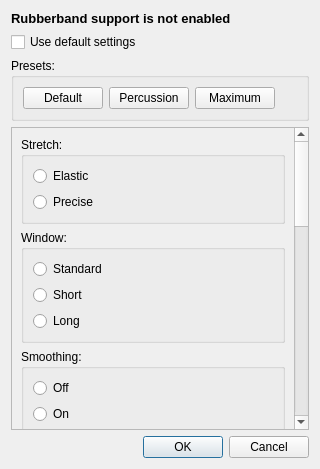
<?xml version="1.0" encoding="UTF-8"?>
<ui version="4.0">
 <class>RubberbandSettingsBase</class>
 <widget class="QDialog" name="RubberbandSettingsBase">
  <property name="geometry">
   <rect>
    <x>0</x>
    <y>0</y>
    <width>320</width>
    <height>469</height>
   </rect>
  </property>
  <property name="windowTitle">
   <string>Rubberband Settings</string>
  </property>
  <layout class="QVBoxLayout" name="verticalLayout_6">
   <item>
    <widget class="QLabel" name="warningLabel">
     <property name="font">
      <font>
       <pointsize>10</pointsize>
       <weight>75</weight>
       <bold>true</bold>
      </font>
     </property>
     <property name="text">
      <string>Rubberband support is not enabled</string>
     </property>
    </widget>
   </item>
   <item>
    <widget class="QCheckBox" name="useDefaultSettings">
     <property name="text">
      <string>Use default settings</string>
     </property>
    </widget>
   </item>
   <item>
    <widget class="QGroupBox" name="presetsGroup">
     <property name="title">
      <string>Presets:</string>
     </property>
     <layout class="QHBoxLayout" name="horizontalLayout_2">
      <item>
       <widget class="QPushButton" name="defaultPreset">
        <property name="text">
         <string>Default</string>
        </property>
       </widget>
      </item>
      <item>
       <widget class="QPushButton" name="percussionPreset">
        <property name="text">
         <string>Percussion</string>
        </property>
       </widget>
      </item>
      <item>
       <widget class="QPushButton" name="maxPreset">
        <property name="text">
         <string>Maximum</string>
        </property>
       </widget>
      </item>
      <item>
       <spacer name="horizontalSpacer_2">
        <property name="orientation">
         <enum>Qt::Horizontal</enum>
        </property>
        <property name="sizeHint" stdset="0">
         <size>
          <width>20</width>
          <height>20</height>
         </size>
        </property>
       </spacer>
      </item>
     </layout>
    </widget>
   </item>
   <item>
    <widget class="QScrollArea" name="groupScrollArea">
     <property name="widgetResizable">
      <bool>true</bool>
     </property>
     <widget class="QWidget" name="scrollAreaWidgetContents">
      <property name="geometry">
       <rect>
        <x>0</x>
        <y>0</y>
        <width>282</width>
        <height>1031</height>
       </rect>
      </property>
      <layout class="QVBoxLayout" name="verticalLayout_5">
       <item>
        <widget class="QGroupBox" name="stretchGroup">
         <property name="sizePolicy">
          <sizepolicy hsizetype="Preferred" vsizetype="Preferred">
           <horstretch>0</horstretch>
           <verstretch>0</verstretch>
          </sizepolicy>
         </property>
         <property name="title">
          <string>Stretch:</string>
         </property>
         <layout class="QVBoxLayout" name="verticalLayout_2">
          <item>
           <widget class="QRadioButton" name="stretchElastic">
            <property name="text">
             <string>Elastic</string>
            </property>
           </widget>
          </item>
          <item>
           <widget class="QRadioButton" name="stretchPrecise">
            <property name="text">
             <string>Precise</string>
            </property>
           </widget>
          </item>
         </layout>
        </widget>
       </item>
       <item>
        <widget class="QGroupBox" name="windowGroup">
         <property name="title">
          <string>Window:</string>
         </property>
         <layout class="QVBoxLayout" name="verticalLayout_7">
          <item>
           <widget class="QRadioButton" name="windowStandard">
            <property name="text">
             <string>Standard</string>
            </property>
           </widget>
          </item>
          <item>
           <widget class="QRadioButton" name="windowShort">
            <property name="text">
             <string>Short</string>
            </property>
           </widget>
          </item>
          <item>
           <widget class="QRadioButton" name="windowLong">
            <property name="text">
             <string>Long</string>
            </property>
           </widget>
          </item>
         </layout>
        </widget>
       </item>
       <item>
        <widget class="QGroupBox" name="smoothingGroup">
         <property name="title">
          <string>Smoothing:</string>
         </property>
         <layout class="QVBoxLayout" name="verticalLayout_8">
          <item>
           <widget class="QRadioButton" name="smoothingOff">
            <property name="text">
             <string>Off</string>
            </property>
           </widget>
          </item>
          <item>
           <widget class="QRadioButton" name="smoothingOn">
            <property name="text">
             <string>On</string>
            </property>
           </widget>
          </item>
         </layout>
        </widget>
       </item>
       <item>
        <widget class="QGroupBox" name="channelsGroup">
         <property name="title">
          <string>Channels:</string>
         </property>
         <layout class="QVBoxLayout" name="verticalLayout_11">
          <item>
           <widget class="QRadioButton" name="channelsApart">
            <property name="text">
             <string>Apart</string>
            </property>
           </widget>
          </item>
          <item>
           <widget class="QRadioButton" name="channelsTogether">
            <property name="text">
             <string>Together</string>
            </property>
           </widget>
          </item>
         </layout>
        </widget>
       </item>
       <item>
        <widget class="Line" name="line">
         <property name="orientation">
          <enum>Qt::Horizontal</enum>
         </property>
        </widget>
       </item>
       <item>
        <widget class="QGroupBox" name="transientsGroup">
         <property name="sizePolicy">
          <sizepolicy hsizetype="Preferred" vsizetype="Preferred">
           <horstretch>0</horstretch>
           <verstretch>0</verstretch>
          </sizepolicy>
         </property>
         <property name="title">
          <string>Transients:</string>
         </property>
         <layout class="QVBoxLayout" name="verticalLayout_3">
          <item>
           <widget class="QRadioButton" name="transientsCrisp">
            <property name="text">
             <string>Crisp</string>
            </property>
           </widget>
          </item>
          <item>
           <widget class="QRadioButton" name="transientsMixed">
            <property name="text">
             <string>Mixed</string>
            </property>
           </widget>
          </item>
          <item>
           <widget class="QRadioButton" name="transientsSmooth">
            <property name="text">
             <string>Smooth</string>
            </property>
           </widget>
          </item>
         </layout>
        </widget>
       </item>
       <item>
        <widget class="QGroupBox" name="detectorGroup">
         <property name="title">
          <string>Detector:</string>
         </property>
         <layout class="QVBoxLayout" name="verticalLayout">
          <item>
           <widget class="QRadioButton" name="detectorCompound">
            <property name="text">
             <string>Compound</string>
            </property>
           </widget>
          </item>
          <item>
           <widget class="QRadioButton" name="detectorPercussive">
            <property name="text">
             <string>Percussive</string>
            </property>
           </widget>
          </item>
          <item>
           <widget class="QRadioButton" name="detectorSoft">
            <property name="text">
             <string>Soft</string>
            </property>
           </widget>
          </item>
         </layout>
        </widget>
       </item>
       <item>
        <widget class="Line" name="line_2">
         <property name="orientation">
          <enum>Qt::Horizontal</enum>
         </property>
        </widget>
       </item>
       <item>
        <widget class="QGroupBox" name="phaseGroup">
         <property name="title">
          <string>Phase:</string>
         </property>
         <layout class="QVBoxLayout" name="verticalLayout_4">
          <item>
           <widget class="QRadioButton" name="phaseLaminar">
            <property name="text">
             <string>Laminar</string>
            </property>
           </widget>
          </item>
          <item>
           <widget class="QRadioButton" name="phaseIndependent">
            <property name="text">
             <string>Independent</string>
            </property>
           </widget>
          </item>
         </layout>
        </widget>
       </item>
       <item>
        <widget class="QGroupBox" name="formantGroup">
         <property name="title">
          <string>Formant:</string>
         </property>
         <layout class="QVBoxLayout" name="verticalLayout_9">
          <item>
           <widget class="QRadioButton" name="formantShifted">
            <property name="text">
             <string>Shifted</string>
            </property>
           </widget>
          </item>
          <item>
           <widget class="QRadioButton" name="formantPreserved">
            <property name="text">
             <string>Preserved</string>
            </property>
           </widget>
          </item>
         </layout>
        </widget>
       </item>
       <item>
        <widget class="QGroupBox" name="pitchGroup">
         <property name="title">
          <string>Pitch:</string>
         </property>
         <layout class="QVBoxLayout" name="verticalLayout_10">
          <item>
           <widget class="QRadioButton" name="pitchHighSpeed">
            <property name="text">
             <string>High speed</string>
            </property>
           </widget>
          </item>
          <item>
           <widget class="QRadioButton" name="pitchHighQuality">
            <property name="text">
             <string>High quality</string>
            </property>
           </widget>
          </item>
          <item>
           <widget class="QRadioButton" name="pitchHighConsistency">
            <property name="text">
             <string>High consistency</string>
            </property>
           </widget>
          </item>
         </layout>
        </widget>
       </item>
      </layout>
     </widget>
    </widget>
   </item>
   <item>
    <layout class="QHBoxLayout" name="horizontalLayout">
     <item>
      <spacer name="horizontalSpacer">
       <property name="orientation">
        <enum>Qt::Horizontal</enum>
       </property>
       <property name="sizeHint" stdset="0">
        <size>
         <width>40</width>
         <height>20</height>
        </size>
       </property>
      </spacer>
     </item>
     <item>
      <widget class="QPushButton" name="OKButton">
       <property name="sizePolicy">
        <sizepolicy hsizetype="Minimum" vsizetype="Fixed">
         <horstretch>0</horstretch>
         <verstretch>0</verstretch>
        </sizepolicy>
       </property>
       <property name="text">
        <string>OK</string>
       </property>
       <property name="default">
        <bool>true</bool>
       </property>
      </widget>
     </item>
     <item>
      <widget class="QPushButton" name="cancelButton">
       <property name="text">
        <string>Cancel</string>
       </property>
      </widget>
     </item>
    </layout>
   </item>
  </layout>
 </widget>
 <resources/>
 <connections/>
</ui>
